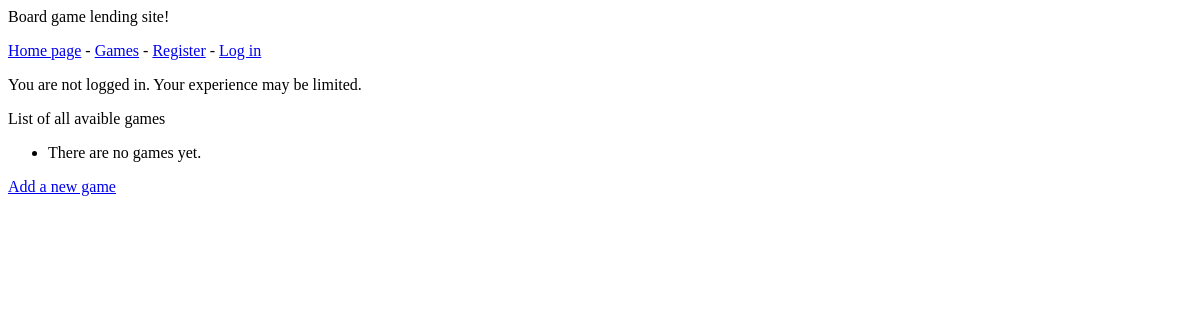
The page /games/ on the database as committed earlier.
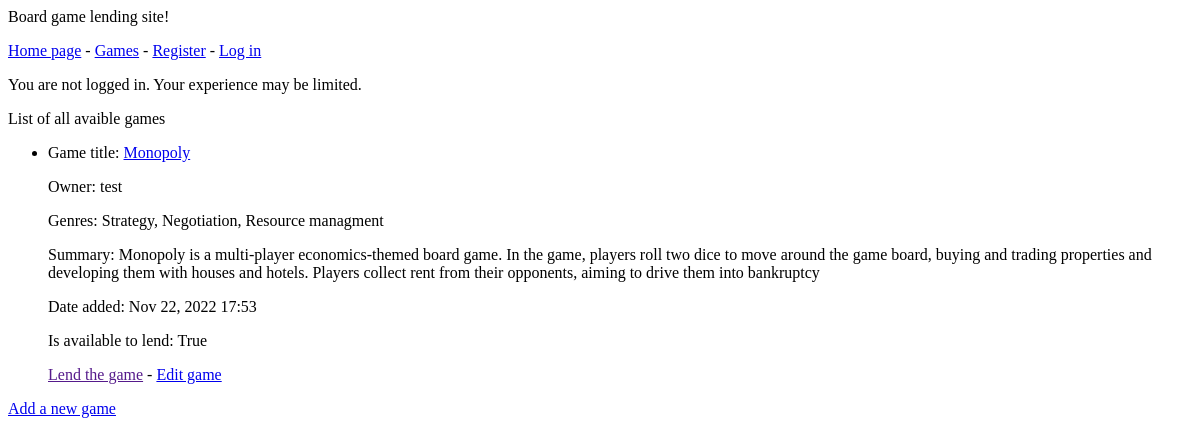
The same page on the database as committed later.
### boardgame_site/models.py (models this page shows, shortened)
class Boardgame(models.Model):
    name = models.CharField(max_length=200)
    genres = models.CharField(max_length=400)
    summary = models.CharField(max_length=500)
    available_to_lend = models.BooleanField()
    owner = models.ForeignKey(User, on_delete=models.CASCADE, null=True)
    date_added = models.DateTimeField(auto_now_add=True)
    date_modified = models.DateTimeField(auto_now=True)

### boardgame_site/views.py (the view)
# urls.py: path('games/', views.games, name='games'),
def games(request):
    games = Boardgame.objects.order_by("date_added")
    context = {"games": games}
    return render(request, "boardgame_site/games.html", context)

### boardgame_site/templates/boardgame_site/games.html
{% extends 'boardgame_site/base.html' %}
{% block content %}
<p>List of all avaible games</p>
<ul>
    {% for game in games %}
    <li>
        Game title: <a href="{% url 'boardgame_site:game' game.id %}">{{ game.name }}</a>
        <p>Owner: {{ game.owner }}</p>
        <p>Genres: {{ game.genres }}</p>
        <p>Summary: {{ game.summary }}</p>
        <p>Date added: {{ game.date_added|date:'M d, Y H:i' }}</p>
        <p>Is available to lend: {{ game.available_to_lend }}</p>
        <p>
            <a href="">Lend the game</a> - <a href="{% url 'boardgame_site:edit_game' game.id %}">Edit game</a>
    </li>
    {% empty %}
    <li>There are no games yet.</li>
    {% endfor %}
</ul>
<a href="{% url 'boardgame_site:new_game' %}">Add a new game</a>
{% endblock content %}

### boardgame_site/templates/boardgame_site/base.html
<p>Board game lending site!</p>
<a href="{% url 'boardgame_site:index' %}">Home page</a> -
<a href="{% url 'boardgame_site:games' %}">Games</a> -
{% if user.is_authenticated %}
    Logged in as: {{ user.username }}.
    <a href="{% url 'users:logout' %}">Log out</a>
{% else %}
    <a href="{% url 'users:register' %}">Register</a> -
    <a href="{% url 'users:login' %}">Log in</a>
    <p>You are not logged in. Your experience may be limited.</p>
{% endif %}
{% block content %}{% endblock content %}

Rows that differ between the two databases and show on the page:
added Boardgame: name "Monopoly", owner "test", genres "Strategy, Negotiation, Resource managment", summary "Monopoly is a multi-player economics-themed board game. In the game, players roll two dice to move around the game board, buying and trading properties and developing them with houses and hotels. Players collect rent from their opponents, aiming to drive them into bankruptcy", date_added "Nov 22, 2022 17:53", available_to_lend "True"
Other text that changed with them:
text no longer shown: "There are no games yet."
